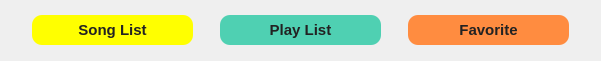
   <widget class="QFrame" name="frame_6">
    <property name="geometry">
     <rect>
      <x>270</x>
      <y>380</y>
      <width>601</width>
      <height>61</height>
     </rect>
    </property>
    <property name="styleSheet">
     <string notr="true">border-radius:5px;</string>
    </property>
    <property name="frameShape">
     <enum>QFrame::StyledPanel</enum>
    </property>
    <property name="frameShadow">
     <enum>QFrame::Raised</enum>
    </property>
    <layout class="QHBoxLayout" name="horizontalLayout_8">
     <item>
      <widget class="QPushButton" name="song_list_btn">
       <property name="maximumSize">
        <size>
         <width>161</width>
         <height>30</height>
        </size>
       </property>
       <property name="font">
        <font>
         <pointsize>11</pointsize>
         <weight>75</weight>
         <bold>true</bold>
        </font>
       </property>
       <property name="cursor">
        <cursorShape>PointingHandCursor</cursorShape>
       </property>
       <property name="styleSheet">
        <string notr="true">background-color: rgb(255, 255, 0);
border-radius:10px;
color:#222;</string>
       </property>
       <property name="text">
        <string>Song List</string>
       </property>
      </widget>
     </item>
     <item>
      <widget class="QPushButton" name="play_list_btn">
       <property name="minimumSize">
        <size>
         <width>161</width>
         <height>30</height>
        </size>
       </property>
       <property name="maximumSize">
        <size>
         <width>161</width>
         <height>30</height>
        </size>
       </property>
       <property name="font">
        <font>
         <pointsize>11</pointsize>
         <weight>75</weight>
         <bold>true</bold>
        </font>
       </property>
       <property name="cursor">
        <cursorShape>PointingHandCursor</cursorShape>
       </property>
       <property name="styleSheet">
        <string notr="true">background-color: rgb(79,208,178);
border-radius:10px;
color:#222;</string>
       </property>
       <property name="text">
        <string>Play List</string>
       </property>
      </widget>
     </item>
     <item>
      <widget class="QPushButton" name="favorite_btn">
       <property name="minimumSize">
        <size>
         <width>161</width>
         <height>30</height>
        </size>
       </property>
       <property name="maximumSize">
        <size>
         <width>161</width>
         <height>30</height>
        </size>
       </property>
       <property name="font">
        <font>
         <pointsize>11</pointsize>
         <weight>75</weight>
         <bold>true</bold>
        </font>
       </property>
       <property name="cursor">
        <cursorShape>PointingHandCursor</cursorShape>
       </property>
       <property name="styleSheet">
        <string notr="true">background-color: rgb(255, 140, 64);
border-radius:10px;
color:#222;</string>
       </property>
       <property name="text">
        <string>Favorite</string>
       </property>
      </widget>
     </item>
    </layout>
   </widget>
